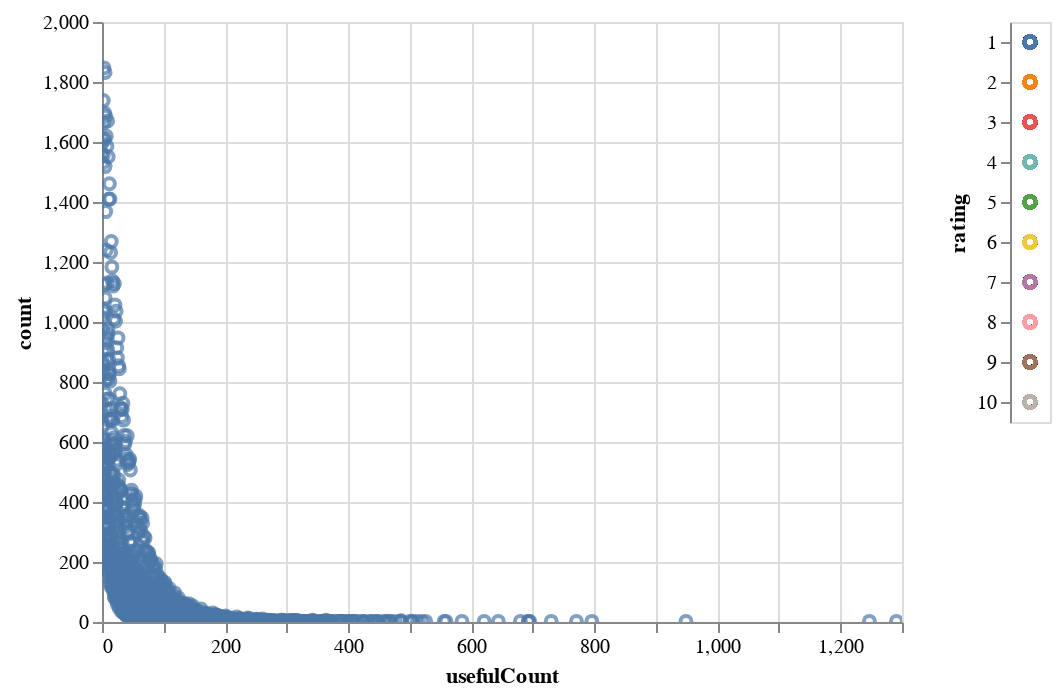

Here is the notebook cell this chart was saved with:
### Code cell
#Check the change of top conditions across rating
click = alt.selection_multi(encodings=['color'])

scatter = alt.Chart(usefulCount_count_rating).mark_point().encode(
    x='usefulCount',
    y='count',
    tooltip=('usefulCount', 'count')
).transform_filter(
    click
)

hist = alt.Chart(usefulCount_count_rating).mark_point().encode(
    y='rating:N',
    color=alt.condition(click, 'rating:N', alt.value('lightgray'), legend=None)
).add_selection(
    click
)

scatter.interactive() | hist

### Figure 1 — Vega-Lite specification as saved in the notebook (floating-point values rounded to 4 significant figures; data arrays with more than 128 entries replaced by an {"elided": "..."} marker saying what was removed)
{"config": {"view": {"continuousWidth": 400, "continuousHeight": 300}}, "hconcat": [{"mark": "point", "encoding": {"tooltip": [{"type": "quantitative", "field": "usefulCount"}, {"type": "quantitative", "field": "count"}], "x": {"type": "quantitative", "field": "usefulCount"}, "y": {"type": "quantitative", "field": "count"}}, "selection": {"selector007": {"type": "interval", "bind": "scales", "encodings": ["x", "y"]}}, "transform": [{"filter": {"selection": "selector006"}}]}, {"mark": "point", "encoding": {"color": {"condition": {"type": "nominal", "field": "rating", "legend": null, "selection": "selector006"}, "value": "lightgray"}, "y": {"type": "nominal", "field": "rating"}}, "selection": {"selector006": {"type": "multi", "encodings": ["color"]}}}], "data": {"name": "data-9de11a2a10eca60cd848e9556e7cabfd"}, "$schema": "https://vega.github.io/schema/vega-lite/v4.8.1.json", "datasets": {"data-9de11a2a10eca60cd848e9556e7cabfd": {"elided": "1963 records"}}}
